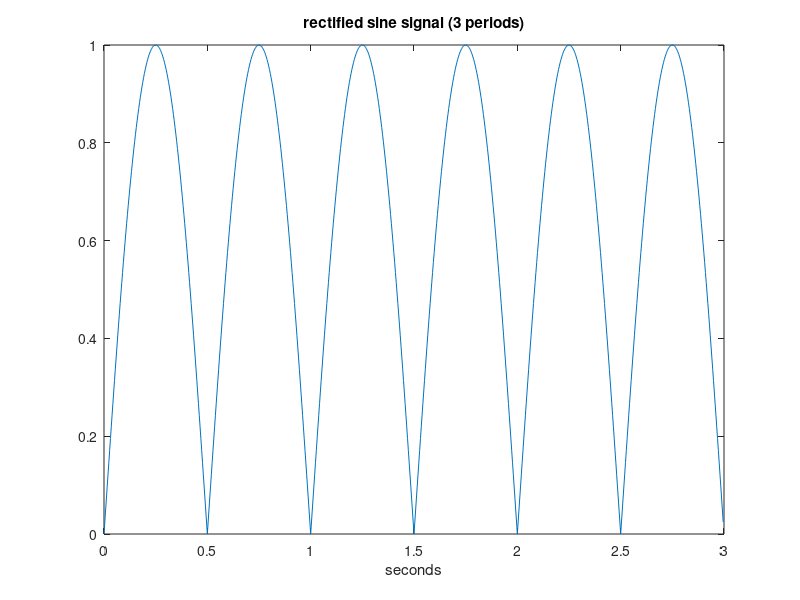

Recreate this plot in MATLAB.
%rectified sine signal to be analyzed
fy=1; %signal frequency in Hz
wy=2*pi*fy; %signal frequency in rad/s
Ty=1/fy; %signal period in seconds

Ns=256; %number of samples per signal period
fs=Ns*fy; %sampling frequency in Hz
tiv=1/fs; %time interval between samples;
t=0:tiv:((3*Ty)-tiv); %time intervals set (3 periods)
y3=abs(sin(wy*t)); %signal data set
plot(t,y3);
xlabel('seconds'); title('rectified sine signal (3 periods)');
